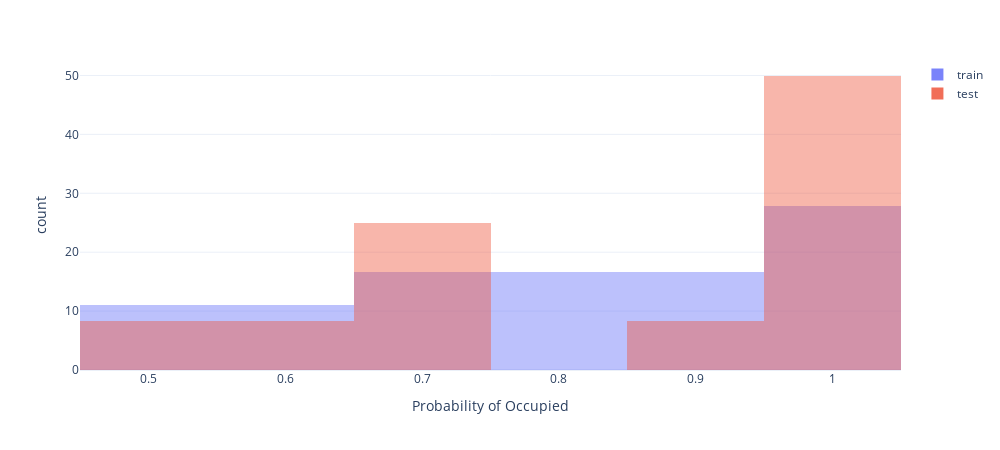

Here is the notebook cell this chart was saved with:
### Code cell
# def plot_occ_dist(df):

# #     df.actual = df.actual.replace({0:'Vacant', 1:'Occupied'})
# #     df = df.sort_values(by=['actual'])
# #     print(df)
# #     break


#     fig = px.histogram(
#         x=df.occupied, color=df.type, nbins=8,
# #         labels=dict(color='True Labels', x='Score'),
# #         color_discrete_sequence=bold_colors,
#         histnorm='percent',
#         width=1000, height=450,
#         labels=dict(x='Probability of Occupied', color=''),#, 0='Vacant', 1='Occupied'),
#         barmode='overlay'

#         )

#     fig.update_traces(opacity=0.85)
    
# #     fig.update_layout(
# #         title={
# #             'text':f'{hub}: Score Distribution',
# #             'y':0.95,
# #             'x':0.5,
# #             'xanchor': 'center',
# #             'yanchor': 'top',
# #             },
# #         yaxis_title='Count',
        
# #         font=dict(
# #             family='Arial',
# #             size=18,
# #             ),
        
# #         legend=dict(
# #             orientation="h",
# #             yanchor="bottom",
# #             y=0.9,
# #             xanchor="right",
# #             x=1,
# #             title_text=''
# #             )
# #         )
    
#     return fig

# plot_occ_dist(df)

### Figure 1 — Plotly figure (JSON) as saved in the notebook; plotly's stock layout.template omitted (floating-point values rounded to 4 significant figures)
{"data": [{"alignmentgroup": "True", "bingroup": "x", "histnorm": "percent", "hovertemplate": "=train<br>Probability of Occupied=%{x}<br>count=%{y}<extra></extra>", "legendgroup": "train", "marker": {"color": "#636efa", "opacity": 0.5}, "name": "train", "nbinsx": 8, "offsetgroup": "train", "opacity": 0.85, "orientation": "v", "showlegend": true, "type": "histogram", "x": [0.8264, 0.8785, 0.6493, 0.9583, 0.9306, 1, 0.6771, 0.7465, 0.7778, 0.7743, 0.5417, 1, 1, 0.5833, 0.7431, 1, 0.4792, 0.9271], "xaxis": "x", "yaxis": "y"}, {"alignmentgroup": "True", "bingroup": "x", "histnorm": "percent", "hovertemplate": "=test<br>Probability of Occupied=%{x}<br>count=%{y}<extra></extra>", "legendgroup": "test", "marker": {"color": "#EF553B", "opacity": 0.5}, "name": "test", "nbinsx": 8, "offsetgroup": "test", "opacity": 0.85, "orientation": "v", "showlegend": true, "type": "histogram", "x": [0.6285, 0.4722, 0.6597, 0.7188, 1, 1, 1, 0.9653, 1, 0.9479, 1, 0.749], "xaxis": "x", "yaxis": "y"}], "layout": {"barmode": "overlay", "height": 450, "legend": {"title": {"text": ""}, "tracegroupgap": 0}, "margin": {"t": 60}, "width": 1000, "xaxis": {"anchor": "y", "autorange": true, "domain": [0, 1], "range": [0.45, 1.05], "title": {"text": "Probability of Occupied"}, "type": "linear"}, "yaxis": {"anchor": "x", "autorange": true, "domain": [0, 1], "range": [0, 52.63], "title": {"text": "count"}}}}
